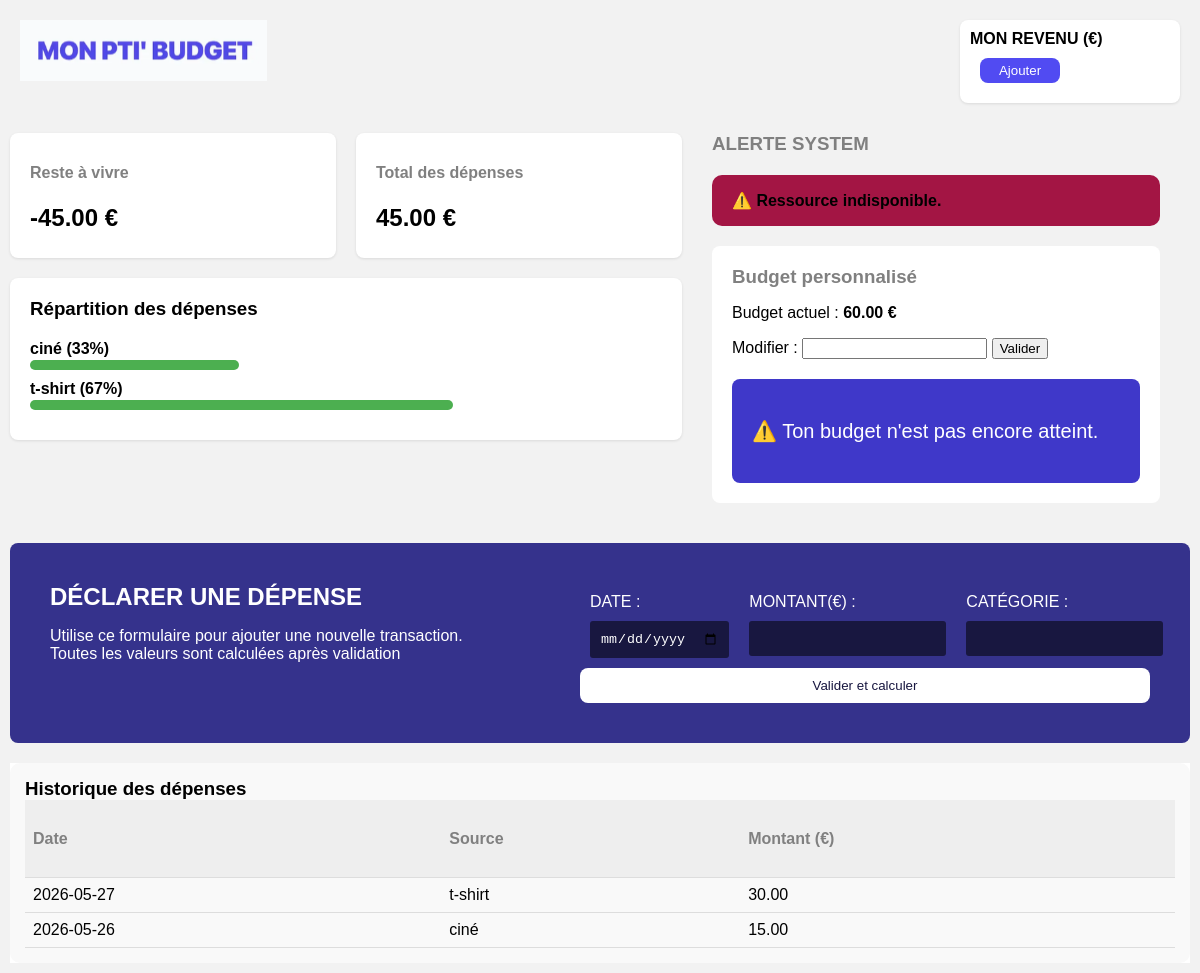
Screenshot of /index.php (signed in) with the database file from the repository.
### tables this page shows
CREATE TABLE IF NOT EXISTS `users` (
  `id` int NOT NULL AUTO_INCREMENT,
  `email` varchar(255) NOT NULL,
  `password` varchar(255) NOT NULL,
  `budget_perso` decimal(10,2) DEFAULT NULL,
  PRIMARY KEY (`id`)
);

CREATE TABLE IF NOT EXISTS `depenses` (
  `id` int NOT NULL AUTO_INCREMENT,
  `user_id` int NOT NULL,
  `date_depense` date NOT NULL,
  `montant` decimal(10,2) NOT NULL,
  `source` varchar(255) NOT NULL,
  PRIMARY KEY (`id`),
  KEY `user_id` (`user_id`)
);

### index.php (the view, shortened to what this page needs)
<?php
require_once 'config/database.php';
$user_id = $_SESSION['user_id'];
$requeteDepense = "
    SELECT date_depense, source, montant
    FROM depenses
    WHERE user_id = ?
    ORDER BY date_depense DESC
    LIMIT 5
";
$stmtDepenses = $pdo->prepare($requeteDepense);
$stmtDepenses->execute([$user_id]);
$depenses = $stmtDepenses->fetchAll(PDO::FETCH_ASSOC);
$stmtTotal = $pdo->prepare("SELECT SUM(montant) FROM depenses WHERE user_id = ?");
$stmtTotal->execute([$user_id]);
$totalDepenses = $stmtTotal->fetchColumn();
$stmtCat = $pdo->prepare("
    SELECT source, SUM(montant) as total
    FROM depenses
    WHERE user_id = ?
    GROUP BY source
");
$stmtCat->execute([$user_id]);
$depensesCat = $stmtCat->fetchAll(PDO::FETCH_ASSOC);
$depensesPourcentages = [];
foreach ($depensesCat as $depense) {
    $depensesPourcentages[] = [
        'source' => $depense['source'],
        'total' => $depense['total'],
        'pourcentage' => $totalDepenses > 0 ? round(($depense['total'] / $totalDepenses) * 100) : 0
    ];
}
$stmtRevenus = $pdo->prepare("SELECT SUM(montant) AS total_revenus FROM revenus WHERE user_id = ?");
$stmtRevenus->execute([$user_id]);
$totalRevenus = $stmtRevenus->fetchColumn();
$stmtTotalDepenses = $pdo->prepare("SELECT SUM(montant) AS total_depenses FROM depenses WHERE user_id = ?");
$stmtTotalDepenses->execute([$user_id]);
$totalDepenses = $stmtTotalDepenses->fetchColumn();
$resteAVivre = $totalRevenus - $totalDepenses;
$alerte = "";
$classeAlerte = "";
if ($resteAVivre <= 0) {
    $alerte = "⚠️ Ressource indisponible.";
    $classeAlerte = "alerte-info";
} elseif ($resteAVivre <= 20) {
    $alerte = "⚠️ Attention, ton solde devient très faible.";
    $classeAlerte = "alerte-prevention";
} else {
    $alerte = "Tout va bien, ton budget est équilibré";
    $classeAlerte = "alerte-succes";
}
$queryUser = "
    SELECT budget_perso
    FROM users
    WHERE id = ?
";
$stmtUser = $pdo->prepare($queryUser);
$stmtUser->execute([$user_id]);
$user = $stmtUser->fetch(PDO::FETCH_ASSOC);
$seuilAlerte = $user['budget_perso'];
if ($resteAVivre <= $seuilAlerte) {
    $alerte2 = "⚠️ Ton budget n'est pas encore atteint.";
    $classeAlerte2 = "alerte-prevention";
} else {
    $alerte2 = "🎉 Ton budget est disponible !";
    $classeAlerte2 = "alerte-dispo";
}
?>
<!DOCTYPE html>
<html lang="fr">
<head>
    <link rel="stylesheet" href="assets/css/style.css?v=<?= time(); ?>">
</head>
<body>
    <section class="bloc-header">
        <div>
            <img class="logo" src="assets/img/logo.png">
        </div>
        <div class="item-revenu">
            <strong>MON REVENU (€)</strong>
            <div class="montant">
                <button class="btn-modifier" id="btnModifier">Ajouter</button>
            </div>
        </div>
    </section>
    <section class="bloc-point-depenses">
        <div class="bloc-conteneur">
            <div class="bloc-repartion-depenses">
                <div class="reste-a-vivre">
                    <h4>Reste à vivre</h4>
                    <p><strong><?= number_format($resteAVivre, 2) ?> €</strong></p>
                </div>
                <div class="total-depenses">
                    <h4>Total des dépenses</h4>
                    <p><strong><?= number_format($totalDepenses ?? 0, 2) ?> €</strong></p>
                </div>
            </div>
            <div class="statistiques">
                <h3>Répartition des dépenses</h3>
                <?php foreach ($depensesPourcentages as $dep): ?>
                    <div class="barre-container">
                        <span class="label"><?= htmlspecialchars($dep['source']) ?> (<?= $dep['pourcentage'] ?>%)</span>
                        <div class="barre" style="width: <?= $dep['pourcentage'] ?>%;"></div>
                    </div>
                <?php endforeach; ?>
            </div>
        </div>
        <div class="bloc-notifications">
            <h3>ALERTE SYSTEM</h3>
            <div class="bloc-alerte <?= $classeAlerte ?>">
                    <p><?= $alerte ?></p>
            </div>
            <div class="budget-perso">
            <h3>Budget personnalisé</h3>
            <p>Budget actuel : <strong><?= number_format($seuilAlerte ?? 0, 2) ?> €</strong></p>
                <form method="POST">
                    <label>Modifier :</label>
                    <input type="number" name="budget_perso" min="0" step="0.01" required>
                    <button type="submit" name="btn-montant-perso">Valider</button>
                </form>
                <div class="notif-budget <?= $classeAlerte2 ?>">
                    <p><?= $alerte2 ?></p>
                </div>
            </div>
        </div>
    </section>
    <section class="bloc-declarer-depenses">
        <div class="declarer-infos">
            <h2>DÉCLARER UNE DÉPENSE</h2>
            <p>Utilise ce formulaire pour ajouter une nouvelle transaction.</br>
            Toutes les valeurs sont calculées après validation</p>
        </div>
        <div class="form-depenses">
            <form class="form-inputs" method="POST">
                <div class="form-item-conteneur">
                    <div class="item-form-depenses">
                        <label>DATE :</label>
                        <input class="input-form-depenses" type="date" name="date_depense" required>
                    </div>
                    <div class="item-form-depenses">
                        <label>MONTANT(€) :</label>
                        <input class="input-form-depenses" type="number" name="montant" required>
                    </div>
                    <div class="item-form-depenses">
                        <label>CATÉGORIE :</label>
                        <input class="input-form-depenses" type="text" name="source" required>
                    </div>
                </div>
                <button class="btn-declarer" type="submit">Valider et calculer</button>
            </form>
    </section>
    <section class="bloc-historique-depenses">
        <div class="historique-depenses">
            <h3>Historique des dépenses</h3>
            <?php if (!empty($depenses)): ?>
                <table>
                    <thead>
                        <tr>
                            <th><h4>Date</h4></th>
                            <th><h4>Source</h4></th>
                            <th><h4>Montant (€)</h4></th>
                        </tr>
                    </thead>
                    <tbody>
                        <?php foreach ($depenses as $depense): ?>
                            <tr>
                                <td><?= htmlspecialchars($depense['date_depense']) ?></td>
                                <td><?= htmlspecialchars($depense['source']) ?></td>
                                <td><?= number_format($depense['montant'], 2) ?></td>
                            </tr>
                        <?php endforeach; ?>
                    </tbody>
                </table>
            <?php else: ?>
                <p>Aucune dépense enregistrée.</p>
            <?php endif; ?>
        </div>
    </section>
</body>
</html>

### assets/css/style.css (style rules this page uses)
body { margin: 0; padding: 0; font-family: Arial, Helvetica, sans-serif; background: #F2F2F2; }
h2 { margin: 0; }
h3 { margin:0; }
h4 { color:grey; }
.logo { margin: 20px; }
.bloc-header { width: 100%; display: flex; justify-content: space-between; }
.item-revenu { width: 200px; margin: 20px; padding: 10px; border-radius: 8px; background-color: white; box-shadow: 0px 1px 3px rgba(0,0,0,0.1); }
.btn-modifier { width: 80px; padding: 5px; border: none; border-radius: 8px; color: white; background-color: #514BF2; }
.montant { display: flex; justify-content: space-between; padding: 10px; }
.bloc-point-depenses { display: flex; width: auto; margin: 10px; }
.bloc-conteneur { display: flex; flex-direction: column; width: 60%; }
.bloc-repartion-depenses { display: flex; }
.reste-a-vivre { width: 50%; background-color: white; margin-right: 10px; padding:10px 0px 10px 20px; border-radius: 8px; box-shadow: 0px 1px 3px rgba(0,0,0,0.1); }
.reste-a-vivre strong { font-size: 24px; }
.total-depenses { width: 50%; background-color: white; margin-left: 10px; padding:10px 0px 10px 20px; border-radius: 8px; box-shadow: 0px 1px 3px rgba(0,0,0,0.1); }
.total-depenses strong { font-size: 24px; }
.statistiques { background-color: white; margin-top: 20px; padding:20px; border-radius: 8px; box-shadow: 0px 1px 3px rgba(0,0,0,0.1); }
.statistiques h3 { margin-bottom: 20px; }
.barre-container { margin-bottom: 10px; }
.label { display: block; margin-bottom: 2px; font-weight: bold; }
.barre { height: 10px; background-color: #4CAF50; border-radius: 8px; }
.bloc-notifications { width: 40%; display: flex; flex-direction: column; justify-content: space-between; margin: 0 10px 10px 10px; padding:0 20px 20px 20px; }
.bloc-notifications h3 { color:grey; }
.bloc-alerte { margin: 20px 0; padding: 0px 20px; border-radius: 10px; font-weight: bold; }
.alerte-info { background-color: #a31544; }
.alerte-prevention { background-color: rgb(232, 181, 86); }
.budget-perso { padding:20px; border-radius: 8px; background-color: white; }
.notif-budget { background-color: #3f38c9; color:white; border-radius: 8px; margin-top: 20px; padding:20px; font-size: 20px; }
.bloc-declarer-depenses { display: flex; justify-content: space-between; margin: 10px; padding: 20px; border-radius: 8px; background-color: #35328C; color: white; }
.bloc-declarer-depenses h2 { color: white; }
.declarer-infos { padding: 20px; }
.form-depenses { width: 50%; padding: 20px; }
.form-item-conteneur { display: flex; }
.form-inputs { display: flex; flex-direction: column; justify-content: space-between; }
.input-form-depenses { padding: 10px; margin-top: 10px; border:none; border-radius: 3px; background-color:#181740; color:white; }
.item-form-depenses { width:100%; display:flex; flex-direction: column; margin: 10px; }
.btn-declarer { width: 100%; padding: 10px 5px; border: none; border-radius: 8px; color:#181740; background-color: white; }
.bloc-historique-depenses { background-color: white; margin: 10px; }
.historique-depenses { margin-top: 20px; padding: 15px; border-radius: 10px; background-color: #f9f9f9; }
.historique-depenses table { width: 100%; border-collapse: collapse; }
.historique-depenses th, .historique-depenses td { padding: 8px; border-bottom: 1px solid #ddd; text-align: left; }
.historique-depenses th { background-color: #eee; }

### rows the page displays
users: budget_perso "60.00"
depenses: date_depense "2026-05-27", source "t-shirt", montant "30.00"
depenses: date_depense "2026-05-26", source "ciné", montant "15.00"

### other values shown
$resteAVivre "-45.00"
$totalDepenses "45.00"
$dep['source'] "ciné"
$dep['pourcentage'] "33"
$dep['source'] "t-shirt"
$dep['pourcentage'] "67"
$alerte "⚠️ Ressource indisponible."
$alerte2 "⚠️ Ton budget n'est pas encore atteint."
